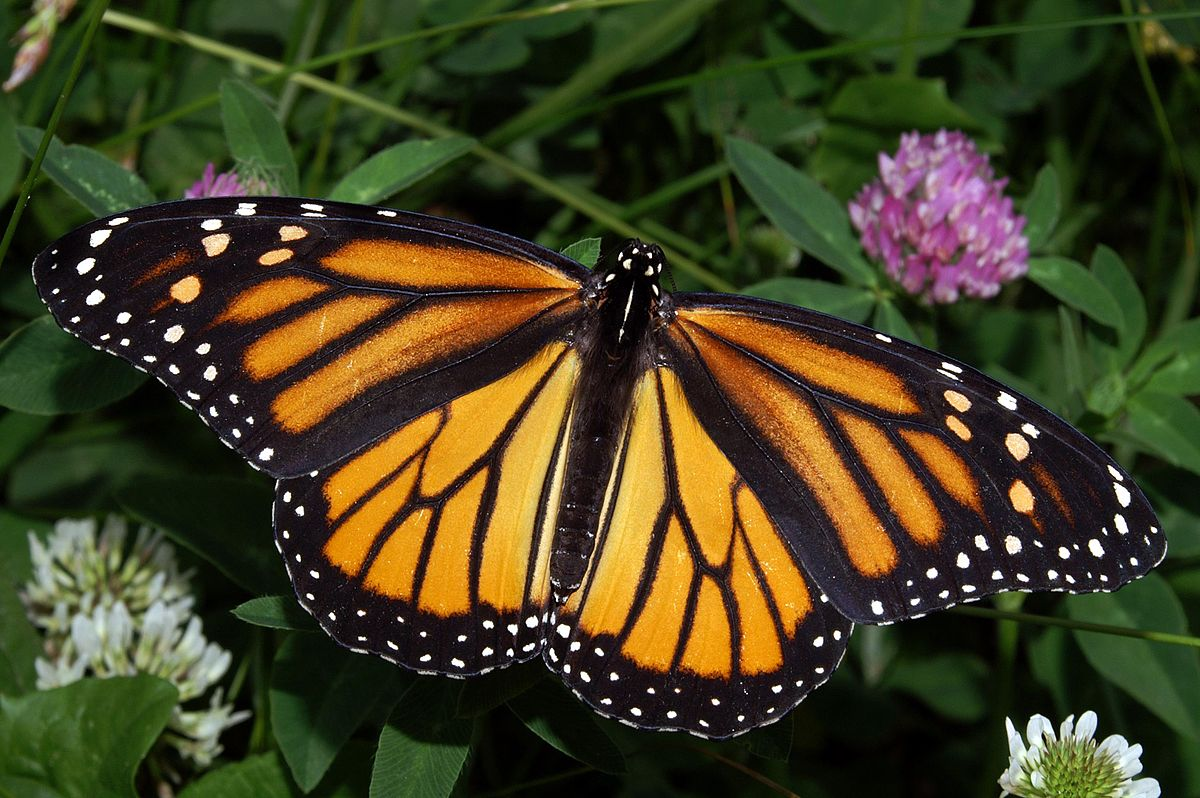
#> input picture assignment2/1200px-Monarch_In_May.jpg, 1200 x 798 px
$ python 4.py
#> lines starting #> are read from the running program, lines starting #| are printed output that depends on the picture
import cv2
from skimage.exposure import rescale_intensity
import numpy

def convolve(image, kernel):
	output = numpy.zeros(image.shape, dtype="float32")
	pad=(kernal.shape[0]-1)//2
	image = cv2.copyMakeBorder(image, pad, pad, pad, pad,cv2.BORDER_REPLICATE)
	for i in range(pad,image.shape[0]-pad):
		for j in range(pad,image.shape[1]-pad):
			section = image[i-pad:i+pad+1  , j-pad:j+pad+1]
			s = (kernal*section).sum()
			output[i-pad][j-pad]=s
	output = rescale_intensity(output, in_range=(0, 255))
	output = (output * 255).astype("uint8")
	return output


src = cv2.imread("1200px-Monarch_In_May.jpg",0)
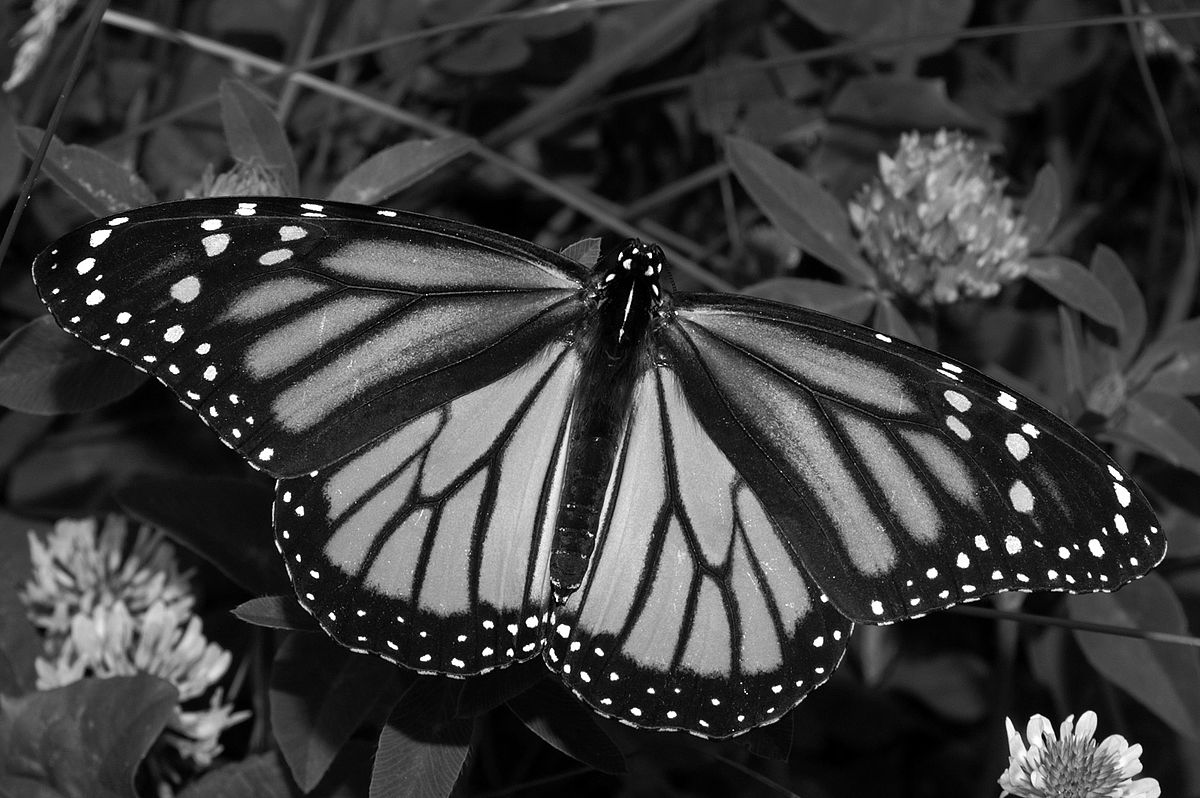
#> src: shape (798, 1200); min 0, max 255, mean 60.9

kernal = numpy.array(([0, 1, 0],[1, -4, 1],[0, 1, 0]), dtype="int")
img=convolve(src,kernal)
#> after the loop in convolve, `for i in range(pad,image.shape[0]-pad):`:
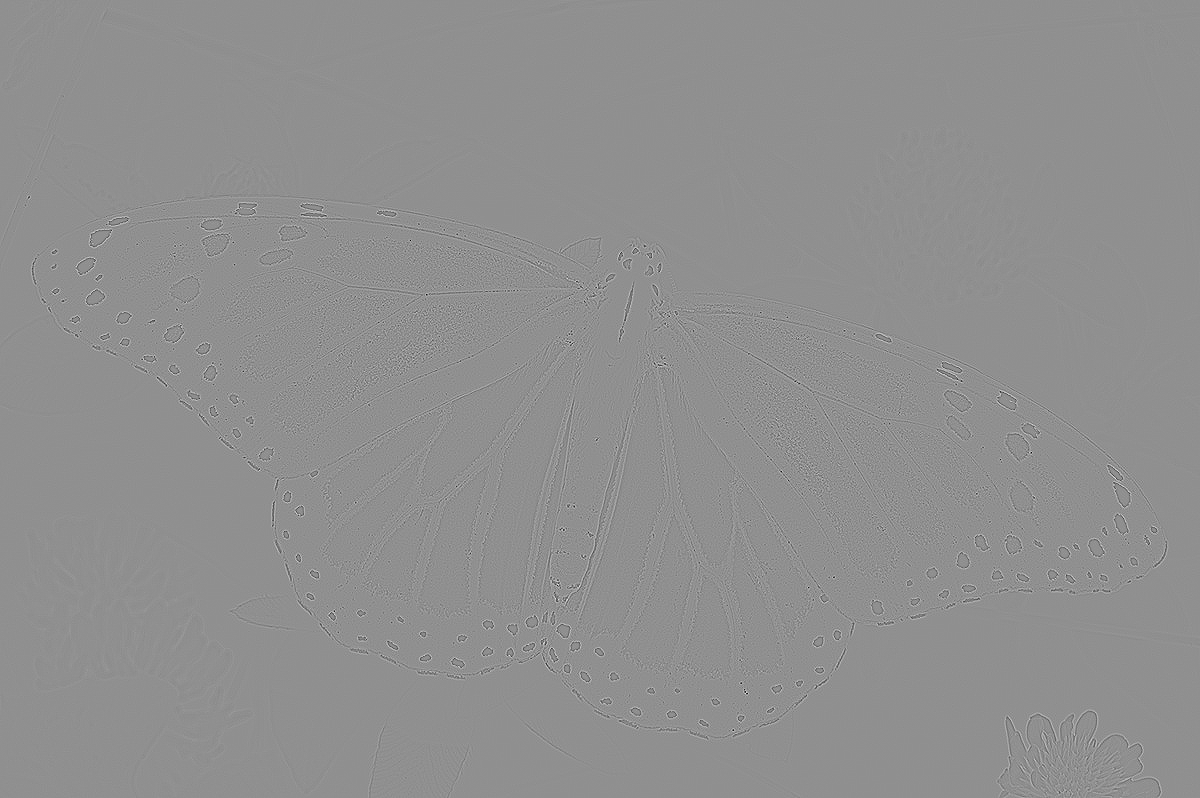
#> output: shape (798, 1200) float32; min -695, max 536, mean 0; drawn with min black and max white
#> in convolve, `output = rescale_intensity(output, in_range=(0, 255))`:
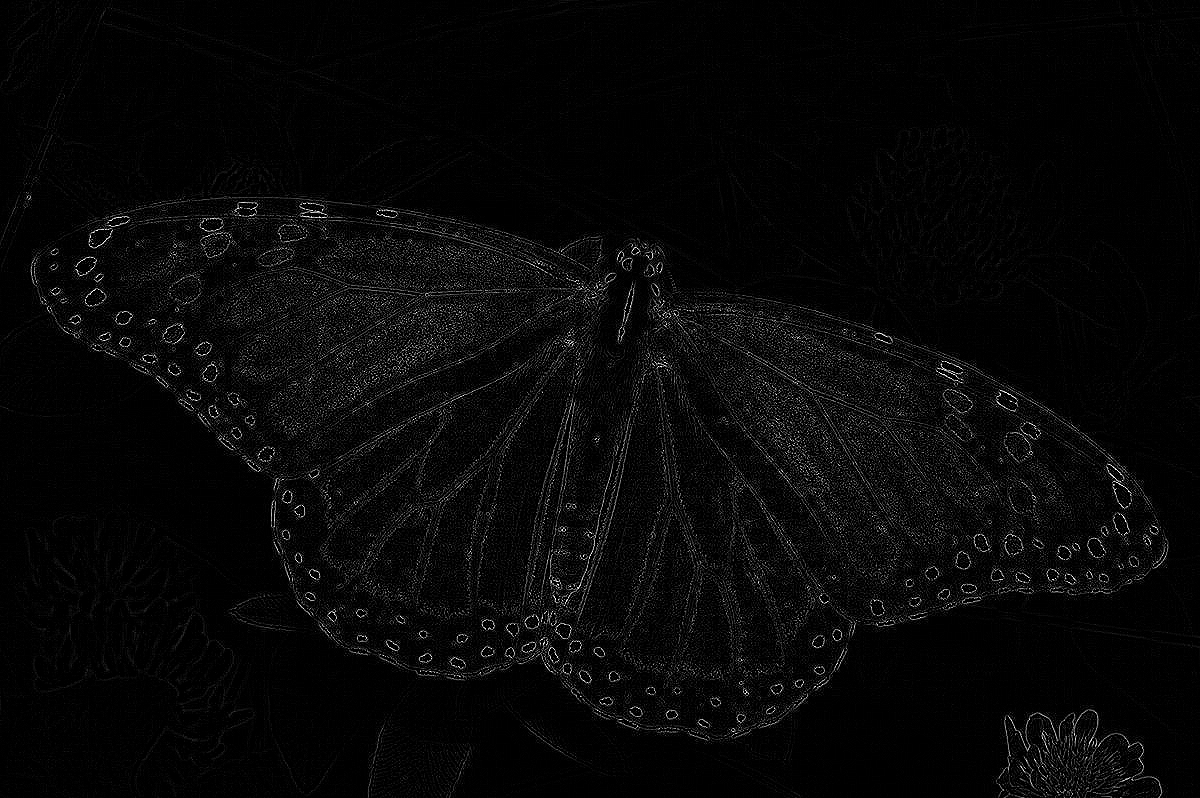
#> output: shape (798, 1200) float32; min 0, max 1, mean 0.0309

gus = cv2.GaussianBlur(src,(3,3),0)
gImg=convolve(gus,kernal)
#> in convolve (call 2), `output = rescale_intensity(output, in_range=(0, 255))`:
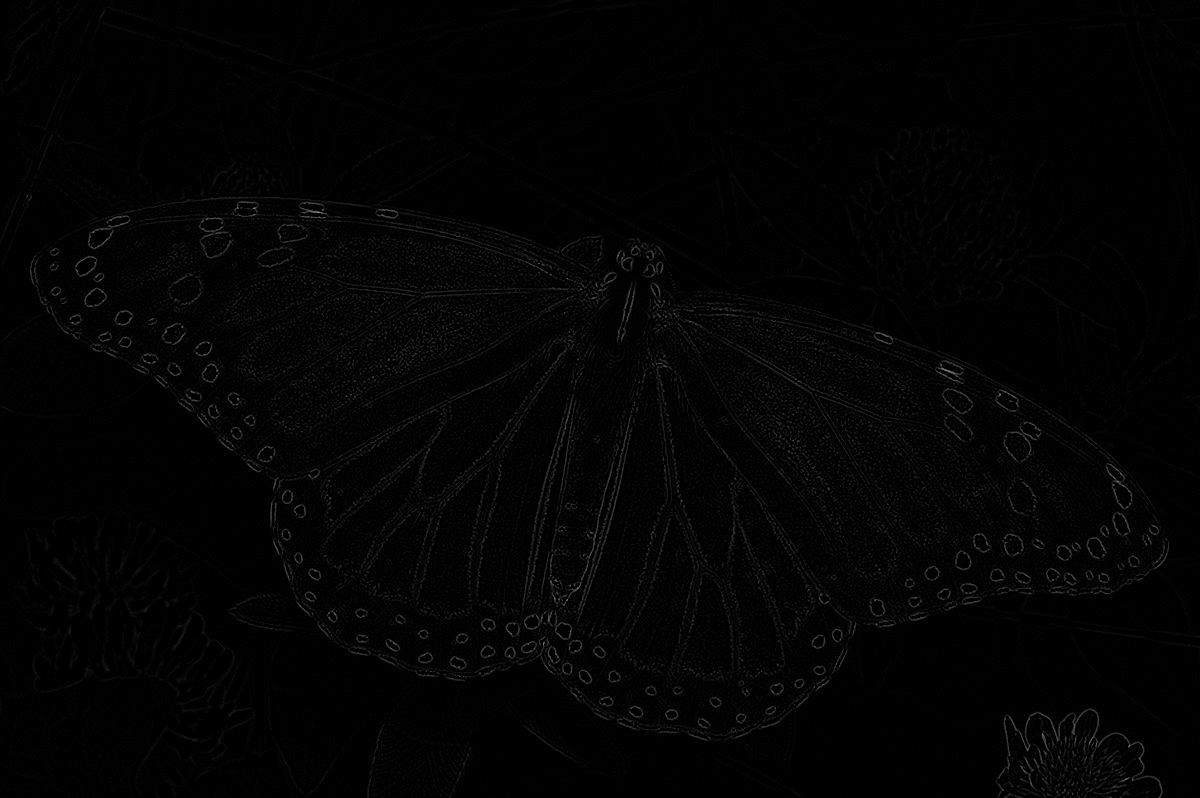
#> output: shape (798, 1200) float32; min 0, max 0.533, mean 0.0111

cv2.imshow("laplacian.jpg",img)
cv2.imshow("laplacianOfGaussian.jpg",gImg)

cv2.imwrite("laplacian.jpg",img)				# more detailed outline
cv2.imwrite("laplacianOfGaussian.jpg",gImg)		# many minute details are missing
cv2.waitKey(0)
cv2.destroyAllWindows()

$ run again, with assignment2/logndlinear.jpg copied over assignment2/1200px-Monarch_In_May.jpg
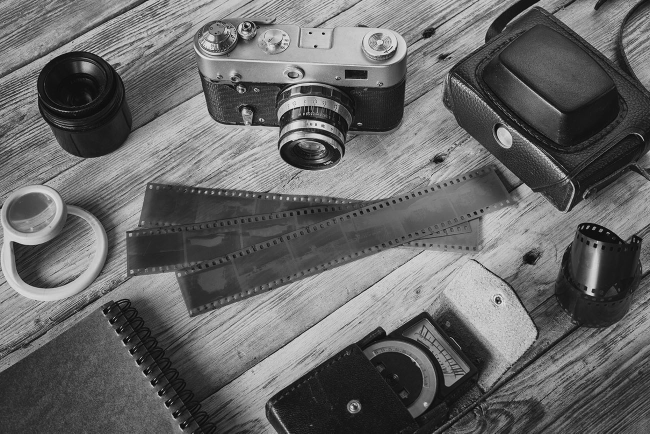
#> input picture assignment2/logndlinear.jpg, 1300 x 867 px (shown at 1/2 size)
#> src is the input picture: shape (867, 1300); min 0, max 240, mean 103.4
#> after the loop in convolve, `for i in range(pad,image.shape[0]-pad):`:
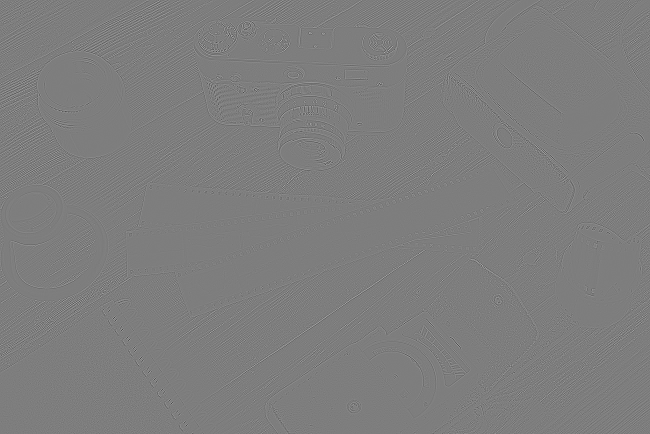
#> output: shape (867, 1300) float32 (shown at 1/2 size); min -529, max 542, mean 0; drawn with min black and max white
#> in convolve (call 2), `output = rescale_intensity(output, in_range=(0, 255))`:
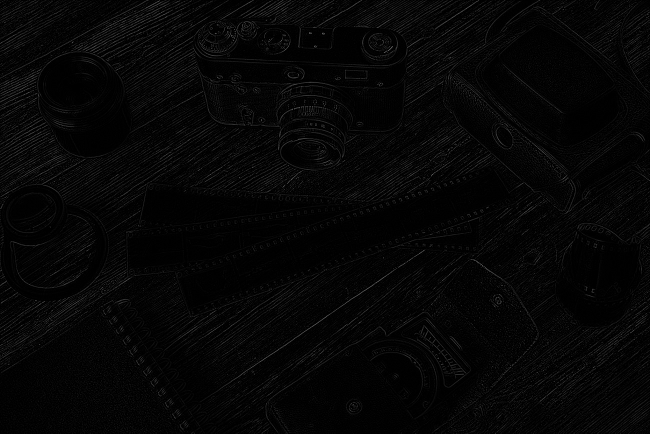
#> output: shape (867, 1300) float32 (shown at 1/2 size); min 0, max 0.584, mean 0.022

$ run again, with assignment2/transformed.jpg copied over assignment2/1200px-Monarch_In_May.jpg
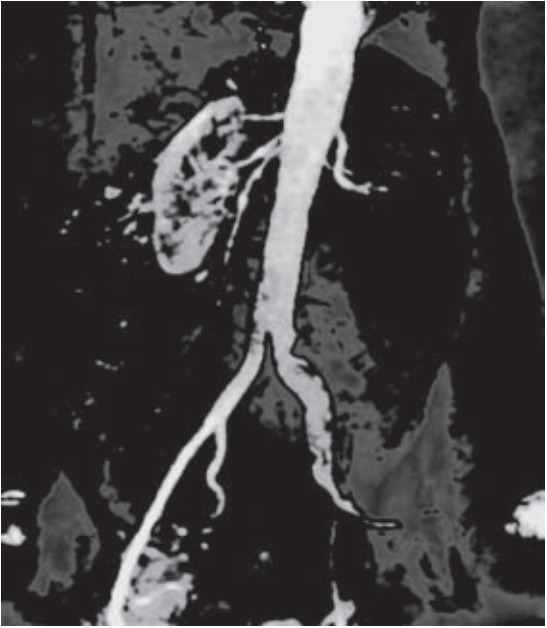
#> input picture assignment2/transformed.jpg, 547 x 628 px
#> in convolve, `output = rescale_intensity(output, in_range=(0, 255))`:
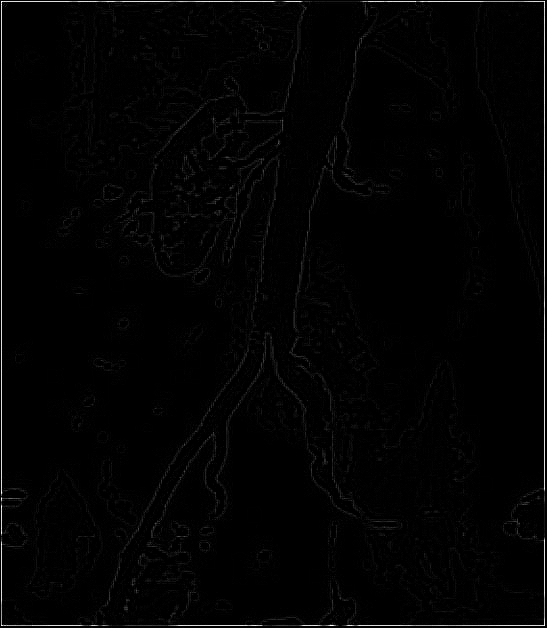
#> output: shape (628, 547) float32; min 0, max 1, mean 0.0118
#> after the loop in convolve (call 2), `for i in range(pad,image.shape[0]-pad):`:
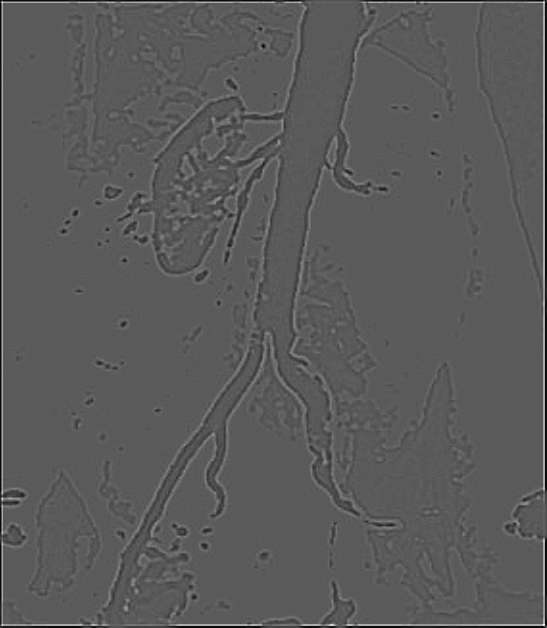
#> output: shape (628, 547) float32; min -63, max 114, mean 0; drawn with min black and max white
